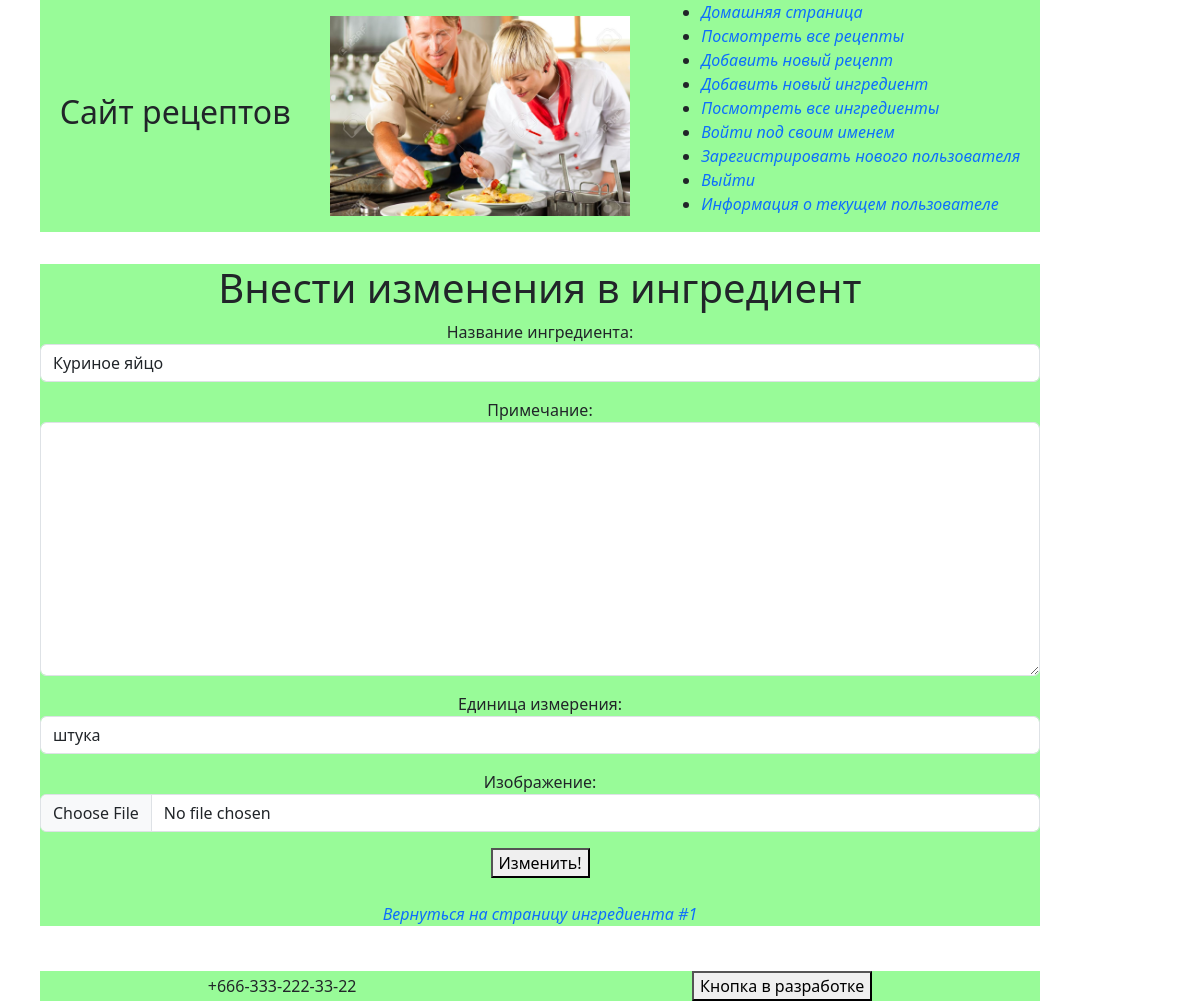
/ingred/1/update, run on the app's committed database.
### recipeapp/models.py (models this page shows, shortened)
class Ingredient(models.Model):
    class Meta:
        ordering = ["name", 'measurement_unit']
    name = models.CharField(max_length=100, db_index=True)
    description = models.TextField(null=False, blank=True, db_index=True)
    measurement_unit = models.CharField(max_length=20, default='units')
    archived = models.BooleanField(default=False)
    preview = models.ImageField(null=True, blank=True, upload_to=ingredient_preview_directory_path)

### recipeapp/views.py (the view, shortened to what this page needs)
# urls.py: path('ingred/<int:pk>/update', IngredientUpdateView.as_view(), name='ingredient_update'),
class IngredientUpdateView(UpdateView):
    model = Ingredient
    template_name_suffix = '_update_form'
    form_class = IngredientForm

### recipeapp/forms.py
class IngredientForm(forms.ModelForm):
    name = forms.CharField(
        label='Название ингредиента:',
        widget=forms.TextInput(
            attrs={'class': 'form-control'}
        )
    )
    description = forms.CharField(
        label='Примечание:',
        widget=forms.Textarea(
            attrs={'class': 'form-control'}
        )
    )
    measurement_unit = forms.CharField(
        label='Единица измерения:',
        widget=forms.TextInput(
            attrs={'class': 'form-control'}
        )
    )
    preview = forms.ImageField(
        label='Изображение:',
        widget=forms.FileInput(
            attrs={'class': 'form-control'}
        )
    )
    class Meta:
        model = Ingredient
        fields = 'name', 'description', 'measurement_unit', 'preview'

### recipeapp/templates/recipeapp/ingredient_update_form.html (shortened to what this page needs)
{% extends 'recipeapp/base.html' %}
{% block body %}
<div class="fixed-container">
    <h1>Внести изменения в ингредиент</h1>
    <form method="post" enctype="multipart/form-data">
        {{ form.as_p }}
        <button type="submit">
            Изменить!
        </button>
    </form>
    <br>
<div>
    <a href="{% url 'recipeapp:ingredient_details' pk=object.pk %}"
    >Вернуться на страницу ингредиента #{{ object.pk }}</a>
</div>
</div>
{% endblock %}

### static/styles.css (style rules this page uses)
html, body { margin: 0; padding: 0; }
.fixed-container { max-width: 1000px; height: 100% margin-left: auto; margin-right: auto; background-color: palegreen; }
a { text-decoration: none; font-style: italic; }

### data on the page
Ingredient: name "Куриное яйцо", measurement_unit "штука", pk "1"
